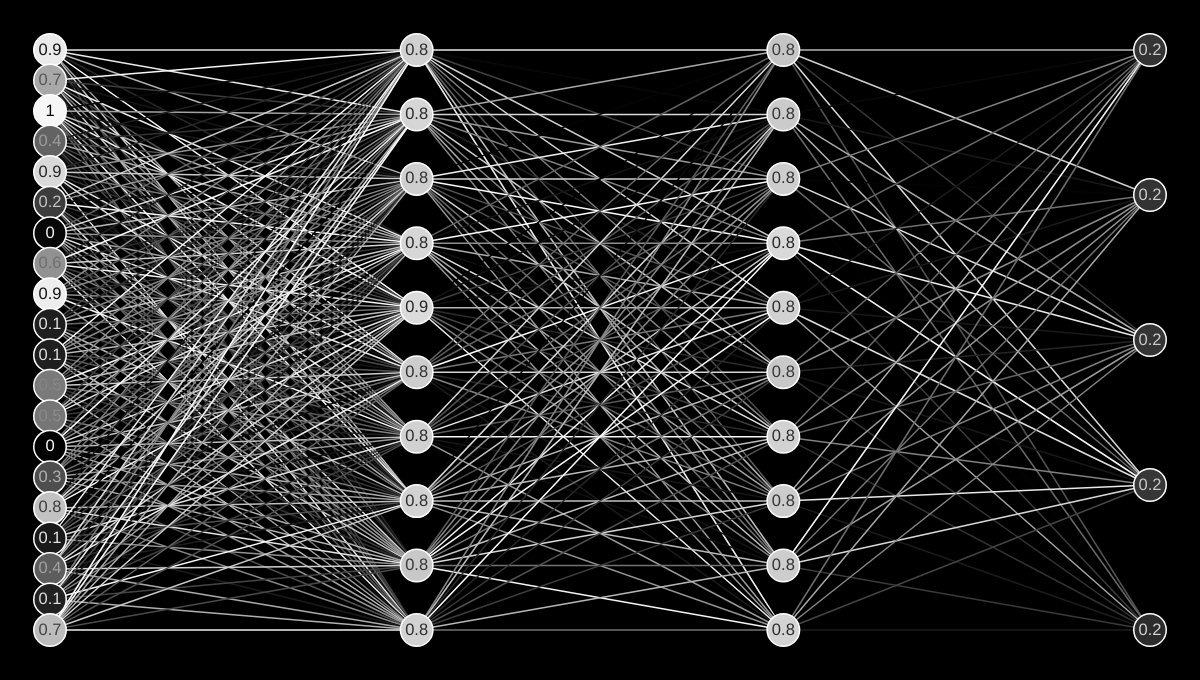
Frame 1 (no input)
Frame 60 (no input): identical to frame 1, image omitted
Frame 120 (the mouse pressed at the canvas centre since frame 60): identical to frame 1, image omitted

The p5.js sketch that drew this single still picture (run headless with seeded random() and noise() and a simulated clock; from frame 60 on, the mouse is pressed at the canvas centre):

// p5.js sketch
// ── sketch.js
var nval = new Array(20, 10, 10, 5);
var nodeval = [];
var nodepos = [];
var weightval = [];
var biasval = [];

var sy = 50;
var ey = 630;
var sx = 50;
var ex = 1150;
var nodeRad = 50;
var txtSize = 14;

function setup()
{
  createCanvas(1200, 680);
  nodeRad = map(nval[0], 10, 30, 50, 15);
  txtSize = map(nval[0], 10, 30, 25, 8);

  for(var i = 0;i < nval.length;i ++)
  {
    nodeval.push(new Array(nval[i]).fill(0));
    biasval.push(new Array(nval[i]).fill(0));
    nodepos.push(new Array(nval[i]).fill(0).map((val, index) => new Array(map(i, 0, nval.length - 1, sx, ex), map(index, 0, nval[i] - 1, sy, ey))));
  }
  for(var i = 0;i < nval.length - 1;i ++)
  {
    weightval.push(new Array(nval[i + 1]).fill(0).map(() => new Array(nval[i]).fill(0).map(() => Math.random())));
  }

  var inpvec = new Array(nval[0]).fill(0).map(() => Math.random());
  calcNodeVal(inpvec);
}

function draw()
{
  background(0);
  strokeWeight(1.5);

  for(var i = 0;i < nval.length - 1;i ++)
  {
    for(var j = 0;j < nval[i];j ++)
    {
      for(var k = 0;k < nval[i + 1];k ++)
      {
        stroke(map(weightval[i][k][j], 0, 1, 0, 255));
        line(nodepos[i][j][0], nodepos[i][j][1], nodepos[i + 1][k][0], nodepos[i + 1][k][1]);
      }
    }
  }

  for(var i = 0;i < nval.length;i ++)
  {
    for(var j = 0;j < nval[i];j ++)
    {
      stroke(255);
      fill(map(nodeval[i][j], 0, 1, 0, 255));
      circle(nodepos[i][j][0], nodepos[i][j][1], nodeRad);

      strokeWeight(0);
      textSize(txtSize);
      textAlign(CENTER, CENTER);
      fill(map(nodeval[i][j], 0, 1, 255, 0));
      text(round(nodeval[i][j], 1), nodepos[i][j][0], nodepos[i][j][1]);
      strokeWeight(1.5);
    }
  }
}

function calcNodeVal(vec)
{
  nodeval[0] = vec;
  for(var i = 1;i < nval.length;i ++)
  {
    nodeval[i] = matvecmult(weightval[i - 1], nodeval[i - 1], biasval[i]);
  }
  var sum = 0;
  for(var i = 0;i < nval[nval.length - 1];i ++)
  {
    sum += nodeval[nval.length - 1][i];
  }
  for(var i = 0;i < nval[nval.length - 1];i ++)
  {
    nodeval[nval.length - 1][i] /= sum;
  }
  print(nodeval[nval.length - 1]);
}

function matvecmult(mat, vec, bias)
{
  var rows = mat.length;
  var cols = mat[0].length;
  var ans = new Array(rows).fill(0);
  for(var i = 0;i < rows;i ++)
  {
    for(var j = 0;j < cols;j ++)
    {
      ans[i] += mat[i][j] * vec[j];
    }
  }
  for(var i = 0;i < rows;i ++)
  {
    ans[i] = sigmoid(ans[i] - bias[i]);
  }
  return ans;
}

function sigmoid(val)
{
  if(val < 0)
  {
    return 0;
  }
  else
  {
    return val / (1 + abs(val));
  }
}
